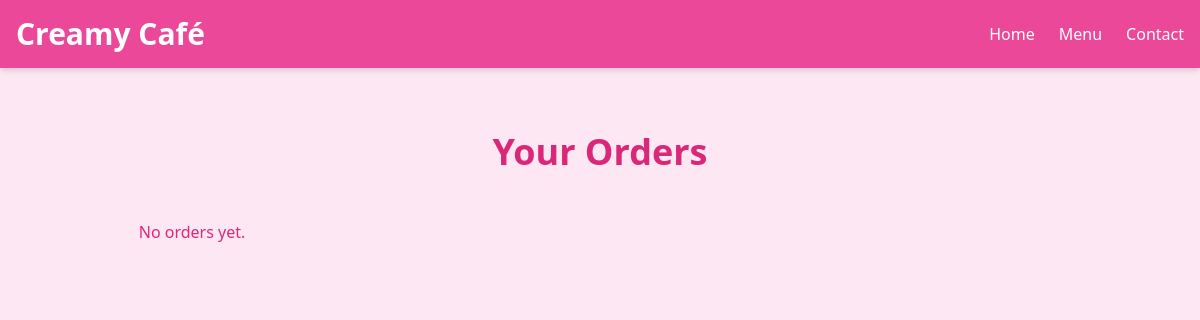
/orders/, run on an earlier commit of the app's database.
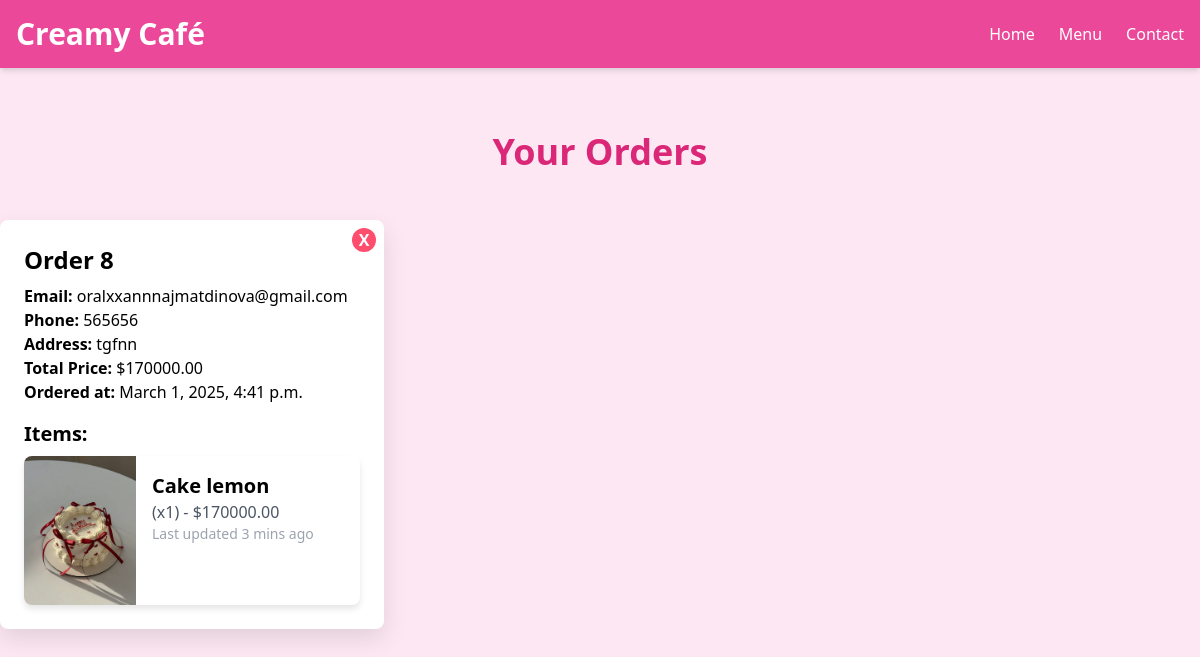
And on a later commit of the database.
### restaurant/models.py (models this page shows, shortened)
class Order(models.Model):
    customer_name = models.CharField(max_length=100)
    email = models.EmailField()
    phone = models.CharField(max_length=15)
    address = models.TextField()
    items = models.ManyToManyField(MenuItem, through='OrderItem')
    total_price = models.DecimalField(max_digits=10, decimal_places=2)  # 8 dan 10 ga oshirildi
    created_at = models.DateTimeField(auto_now_add=True)

class OrderItem(models.Model):
    order = models.ForeignKey(Order, on_delete=models.CASCADE)
    menu_item = models.ForeignKey(MenuItem, on_delete=models.CASCADE)
    quantity = models.PositiveIntegerField(default=1)
    price = models.DecimalField(max_digits=8, decimal_places=2)

class MenuItem(models.Model):
    category = models.ForeignKey(Category, on_delete=models.CASCADE, related_name="menu_items")
    name = models.CharField(max_length=100)
    description = models.TextField(blank=True)
    price = models.DecimalField(max_digits=8, decimal_places=2)  # 6 dan 8 ga oshirildi
    image = models.ImageField(upload_to='menu_images/', blank=True, null=True)
    available = models.BooleanField(default=True)

### restaurant/views.py (the view)
# urls.py: path('orders/', views.orders_view, name='orders'),
def orders_view(request):
    orders = Order.objects.prefetch_related('orderitem_set__menu_item').all().order_by('-created_at')
    return render(request, 'orders.html', {'orders': orders})

### restaurant/templates/orders.html (shortened to what this page needs)
<!DOCTYPE html>
{% load static %}
<html lang="en">
<head>
  <link
    href="https://cdn.jsdelivr.net/npm/tailwindcss@2.2.19/dist/tailwind.min.css"
    rel="stylesheet"
  />
</head>
<body class="bg-pink-100 font-sans">
  <nav class="bg-pink-500 shadow-md p-4 flex justify-between items-center">
    <h1 class="text-3xl font-extrabold text-white">Creamy Café</h1>
    <ul class="flex space-x-6">
      <li><a href="{% url 'home' %}" class="hover:text-pink-200 text-white">Home</a></li>
      <li><a href="{% url 'menu' %}" class="hover:text-pink-200 text-white">Menu</a></li>
      <li><a href="{% url 'contact' %}" class="hover:text-pink-200 text-white">Contact</a></li>
    </ul>
  </nav>
  <section class="py-16 max-w-7xl mx-auto">
    <h2 class="text-4xl font-bold text-center mb-12 text-pink-600">
      Your Orders
    </h2>
    <div class="grid grid-cols-1 md:grid-cols-2 lg:grid-cols-3 gap-6">
      {% for order in orders %}
      <div id="order-card-{{ order.id }}" class="order-card">
        <button onclick="deleteOrder({{ order.id }})" class="delete-btn">X</button>
        <h3 class="text-2xl font-bold mb-2">
          Order {{ order.id }}
        </h3>
        <p><strong>Email:</strong> {{ order.email }}</p>
        <p><strong>Phone:</strong> {{ order.phone }}</p>
        <p><strong>Address:</strong> {{ order.address }}</p>
        <p><strong>Total Price:</strong> ${{ order.total_price }}</p>
        <p><strong>Ordered at:</strong> {{ order.created_at }}</p>
        <h4 class="text-xl font-semibold mt-4 mb-2">Items:</h4>
        <ul class="list-none pl-0 space-y-4">
          {% for item in order.orderitem_set.all %}
          <li class="item-card">
            <div class="row">
              <div class="col-image">
                <img src="{{ item.menu_item.image.url }}" alt="{{ item.menu_item.name }}">
              </div>
              <div class="col-content">
                <h5 class="text-xl font-bold">{{ item.menu_item.name }}</h5>
                <p class="text-gray-600">(x{{ item.quantity }}) - ${{ item.price }}</p>
                <p class="text-sm text-gray-400">Last updated 3 mins ago</p>
              </div>
            </div>
          </li>
          {% endfor %}
        </ul>
      </div>
      {% empty %}
      <p class="text-center text-pink-600">No orders yet.</p>
      {% endfor %}
    </div>
  </section>
</body>
</html>

### restaurant/templates/orders.html (style rules this page uses)
.order-card { position: relative; background: #fff; border-radius: 0.5rem; box-shadow: 0 10px 25px rgba(0, 0, 0, 0.1); padding: 1.5rem; margin-bottom: 2rem; }
.delete-btn { position: absolute; top: 0.5rem; right: 0.5rem; background: #ff4d6d; color: #fff; border: none; border-radius: 50%; width: 1.5rem; height: 1.5rem; display: flex; justify-content: center; align-items: center; cursor: pointer; font-weight: bold; }
.item-card { max-width: 540px; margin: auto; background-color: #fff; border-radius: 0.5rem; box-shadow: 0 4px 6px rgba(0,0,0,0.1); overflow: hidden; }
.item-card .row { display: flex; flex-wrap: nowrap; }
.item-card .col-image { flex: 0 0 33.33%; }
.item-card .col-image img { width: 100%; height: 100%; object-fit: cover; }
.item-card .col-content { flex: 0 0 66.66%; padding: 1rem; }

What changed in the data, as far as the page shows it:
added Order: id "8", email "oralxxannnajmatdinova@gmail.com", phone "565656", address "tgfnn", total_price "170000.00", created_at "March 1, 2025, 4:41 p.m."
added OrderItem: menu_item.image (picture), menu_item.name "Cake lemon", quantity "1", price "170000.00"
Also different on the page:
text no longer shown: "No orders yet."
